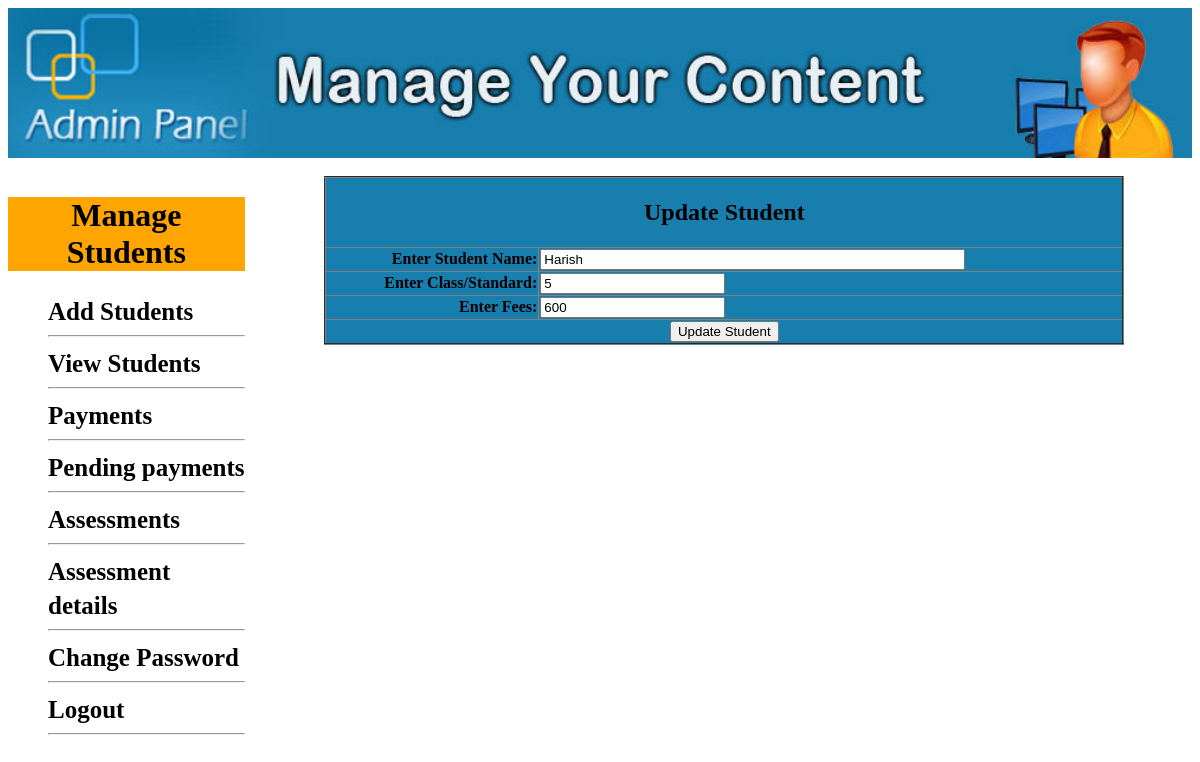
Page /managestud.php?edit_stud=1 (signed in) on the committed database.
### tables this page shows
CREATE TABLE `students` (
  `id` int(100) NOT NULL,
  `name` varchar(100) NOT NULL,
  `course` varchar(100) NOT NULL,
  `fee` int(100) NOT NULL,
  `data` timestamp NOT NULL DEFAULT CURRENT_TIMESTAMP ON UPDATE CURRENT_TIMESTAMP
);

### edit_stud.php (the view, shortened to what this page needs)
<!DOCTYPE html>
<?php
include("db.php");
if(isset($_GET['edit_stud'])){
	$get_id = $_GET['edit_stud'];
	$get_stud = "select * from students where id = '$get_id'";
	$run = mysqli_query($con, $get_stud);
	$row = mysqli_fetch_array($run);
}
?>
<html>
<head>
</head>
<body>
<form method="post" action="">
	<table align="center" width="800" border="2" bgcolor="#187eae" style="border-collapse: collapse;">
	<tr align="center">
		<td colspan="7">
			<h2>Update Student</h2>
		</td>
	</tr>
	<tr>
		<td align="right"><b>Enter Student Name:</b></td>
		<td><input type="text" name="studname" size="50" value="<?php echo $row['name'];  ?>"></td>
	</tr>
	<tr>
		<td align="right"><b>Enter Class/Standard:</b></td>
		<td><input type="text" name="class" size="20" value="<?php echo $row['course'];   ?>"></td>
	</tr>
	<tr>
		<td align="right"><b>Enter Fees:</b></td>
		<td><input type="number" name="fee" size="10" value="<?php echo $row['fee'];  ?>"></td>
	</tr>
	<tr align="center">
		<td colspan="7"><input type="submit" name="Update_stud" value="Update Student"></td>
	</tr>
	</table>
</form>
</body>
</html>

### rows in the picture
students: studname "Harish", class "5", fee "600"
